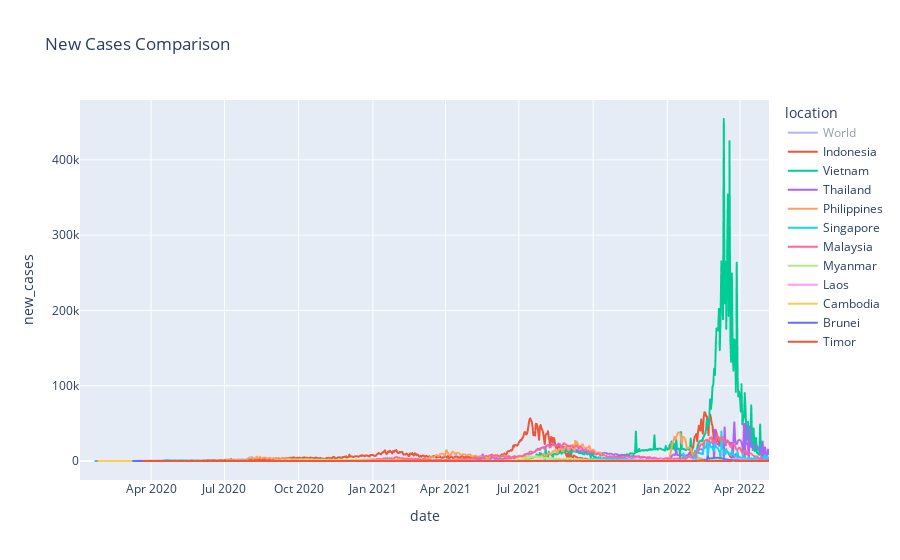

The notebook cell saved with this chart:
### Code cell
fig = px.line(all_df_eda, x="date", y="new_cases", color='location', height=500, title = "New Cases Comparison")
fig.show()

### Figure 1 — Plotly figure (JSON) as saved in the notebook; plotly's stock layout.template omitted (floating-point values rounded to 4 significant figures; data arrays with more than 128 entries replaced by an {"elided": "..."} marker saying what was removed)
{"data": [{"hovertemplate": "location=World<br>date=%{x}<br>new_cases=%{y}<extra></extra>", "legendgroup": "World", "line": {"color": "#636efa", "dash": "solid"}, "mode": "lines", "name": "World", "showlegend": true, "type": "scattergl", "visible": "legendonly", "x": {"elided": "837 str values"}, "xaxis": "x", "y": {"elided": "837 int values"}, "yaxis": "y"}, {"hovertemplate": "location=Indonesia<br>date=%{x}<br>new_cases=%{y}<extra></extra>", "legendgroup": "Indonesia", "line": {"color": "#EF553B", "dash": "solid"}, "mode": "lines", "name": "Indonesia", "showlegend": true, "type": "scattergl", "x": {"elided": "797 str values"}, "xaxis": "x", "y": {"elided": "797 int values"}, "yaxis": "y"}, {"hovertemplate": "location=Vietnam<br>date=%{x}<br>new_cases=%{y}<extra></extra>", "legendgroup": "Vietnam", "line": {"color": "#00cc96", "dash": "solid"}, "mode": "lines", "name": "Vietnam", "showlegend": true, "type": "scattergl", "x": {"elided": "836 str values"}, "xaxis": "x", "y": {"elided": "836 int values"}, "yaxis": "y"}, {"hovertemplate": "location=Thailand<br>date=%{x}<br>new_cases=%{y}<extra></extra>", "legendgroup": "Thailand", "line": {"color": "#ab63fa", "dash": "solid"}, "mode": "lines", "name": "Thailand", "showlegend": true, "type": "scattergl", "x": {"elided": "855 str values"}, "xaxis": "x", "y": {"elided": "855 int values"}, "yaxis": "y"}, {"hovertemplate": "location=Philippines<br>date=%{x}<br>new_cases=%{y}<extra></extra>", "legendgroup": "Philippines", "line": {"color": "#FFA15A", "dash": "solid"}, "mode": "lines", "name": "Philippines", "showlegend": true, "type": "scattergl", "x": {"elided": "829 str values"}, "xaxis": "x", "y": {"elided": "829 int values"}, "yaxis": "y"}, {"hovertemplate": "location=Singapore<br>date=%{x}<br>new_cases=%{y}<extra></extra>", "legendgroup": "Singapore", "line": {"color": "#19d3f3", "dash": "solid"}, "mode": "lines", "name": "Singapore", "showlegend": true, "type": "scattergl", "x": {"elided": "836 str values"}, "xaxis": "x", "y": {"elided": "836 int values"}, "yaxis": "y"}, {"hovertemplate": "location=Malaysia<br>date=%{x}<br>new_cases=%{y}<extra></extra>", "legendgroup": "Malaysia", "line": {"color": "#FF6692", "dash": "solid"}, "mode": "lines", "name": "Malaysia", "showlegend": true, "type": "scattergl", "x": {"elided": "835 str values"}, "xaxis": "x", "y": {"elided": "835 int values"}, "yaxis": "y"}, {"hovertemplate": "location=Myanmar<br>date=%{x}<br>new_cases=%{y}<extra></extra>", "legendgroup": "Myanmar", "line": {"color": "#B6E880", "dash": "solid"}, "mode": "lines", "name": "Myanmar", "showlegend": true, "type": "scattergl", "x": {"elided": "772 str values"}, "xaxis": "x", "y": {"elided": "772 int values"}, "yaxis": "y"}, {"hovertemplate": "location=Laos<br>date=%{x}<br>new_cases=%{y}<extra></extra>", "legendgroup": "Laos", "line": {"color": "#FF97FF", "dash": "solid"}, "mode": "lines", "name": "Laos", "showlegend": true, "type": "scattergl", "x": {"elided": "775 str values"}, "xaxis": "x", "y": {"elided": "775 int values"}, "yaxis": "y"}, {"hovertemplate": "location=Cambodia<br>date=%{x}<br>new_cases=%{y}<extra></extra>", "legendgroup": "Cambodia", "line": {"color": "#FECB52", "dash": "solid"}, "mode": "lines", "name": "Cambodia", "showlegend": true, "type": "scattergl", "x": {"elided": "832 str values"}, "xaxis": "x", "y": {"elided": "832 int values"}, "yaxis": "y"}, {"hovertemplate": "location=Brunei<br>date=%{x}<br>new_cases=%{y}<extra></extra>", "legendgroup": "Brunei", "line": {"color": "#636efa", "dash": "solid"}, "mode": "lines", "name": "Brunei", "showlegend": true, "type": "scattergl", "x": {"elided": "790 str values"}, "xaxis": "x", "y": {"elided": "790 int values"}, "yaxis": "y"}, {"hovertemplate": "location=Timor<br>date=%{x}<br>new_cases=%{y}<extra></extra>", "legendgroup": "Timor", "line": {"color": "#EF553B", "dash": "solid"}, "mode": "lines", "name": "Timor", "showlegend": true, "type": "scattergl", "x": {"elided": "777 str values"}, "xaxis": "x", "y": {"elided": "777 int values"}, "yaxis": "y"}], "layout": {"autosize": true, "legend": {"title": {"text": "location"}, "tracegroupgap": 0}, "title": {"text": "New Cases Comparison"}, "xaxis": {"anchor": "y", "autorange": true, "domain": [0, 1], "range": ["2020-01-04", "2022-05-07"], "title": {"text": "date"}, "type": "date"}, "yaxis": {"anchor": "x", "autorange": true, "domain": [0, 1], "range": [-25234, 479446], "title": {"text": "new_cases"}, "type": "linear"}}}
